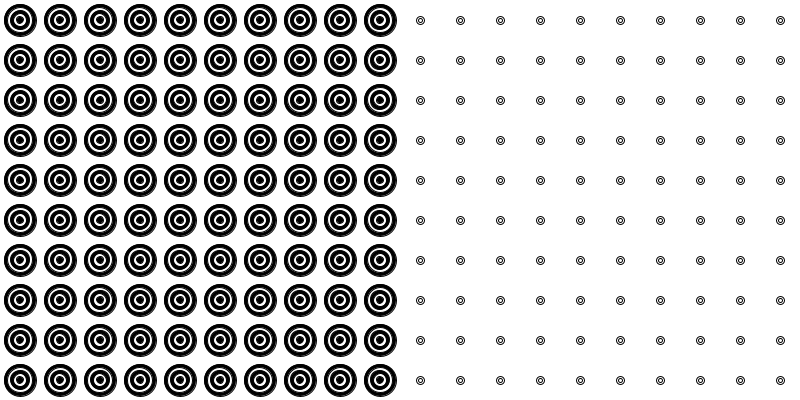
Frame 1 (no input)
Frame 60 (the mouse pressed at the canvas centre just before this capture): identical to frame 1, image omitted
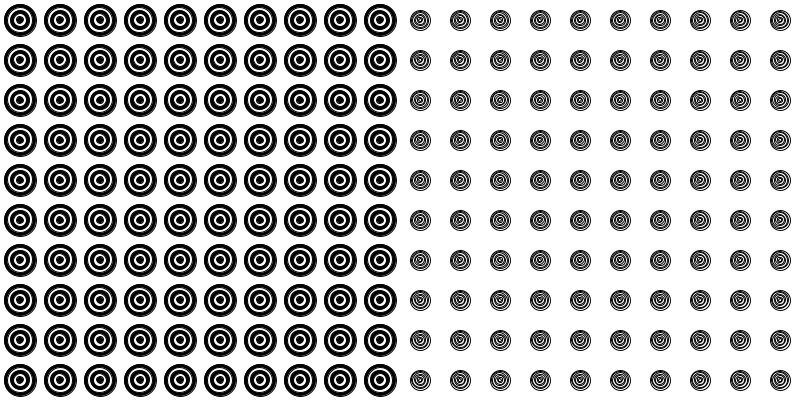
Frame 120 (the mouse held since frame 60 and released just before this capture)

The Processing sketch that drew these frames (run headless with seeded random() and noise(); from frame 60 on, the mouse is pressed at the canvas centre):

// Processing sketch: trabajopractico3
// ── trabajopractico3.pde
int cols = 10;
int rows = 10;
float spacing;
int modo = 1;
boolean randomColors = false;

void setup() {
  size(800, 400);
  spacing = width / 2.0 / cols;
  noFill();
}

void draw() {
  background(255);
  drawReferencePattern();   // Patrón Op Art a la izquierda
  drawInteractiveOpArt();   // Interacción a la derecha
}

// Patrón Op Art estático a la izquierda
void drawReferencePattern() {
  pushMatrix();
  translate(0, 0);

  for (int i = 0; i < cols; i++) {
    for (int j = 0; j < rows; j++) {
      float x = i * spacing + spacing / 2;
      float y = j * spacing + spacing / 2;
      drawStaticRings(x, y, spacing * 0.8, 5);
    }
  }
  popMatrix();
}

// Dibuja círculos concéntricos blancos y negros (solo para el lado izquierdo)
void drawStaticRings(float x, float y, float maxSize, int num) {
  float step = maxSize / num;
  for (int k = 0; k < num; k++) {
    float s = maxSize - k * step;
    if (k % 2 == 0) {
      fill(0);
    } else {
      fill(255);
    }
    stroke(0);
    ellipse(x, y, s, s);
  }
}

// Obra Op Art dinámica
void drawInteractiveOpArt() {
  translate(width / 2, 0);

  int numRings = int(map(mouseY, 0, height, 2, 12));
  float maxSize = map(mouseX, width / 2, width, spacing * 0.5, spacing * 1.2);

  for (int i = 0; i < cols; i++) {
    for (int j = 0; j < rows; j++) {
      float x = i * spacing + spacing / 2;
      float y = j * spacing + spacing / 2;
      drawRings(x, y, maxSize, numRings);
    }
  }
}

// Función que NO retorna valor
void drawRings(float x, float y, float maxSize, int num) {
  float step = ringStep(maxSize, num); // función que sí retorna

  for (int k = 0; k < num; k++) {
    float s = maxSize - k * step;

    stroke(randomColors ? color(random(255), random(255), random(255)) : 0);
    noFill();

    if (modo == 1) {
      ellipse(x, y, s, s);
    } else if (modo == 2) {
      rectMode(CENTER);
      rect(x, y, s, s);
    } else {
      line(x - s/2, y - s/2, x + s/2, y + s/2);
      line(x + s/2, y - s/2, x - s/2, y + s/2);
    }
  }
}

// Función que RETORNA valor
float ringStep(float maxSize, int num) {
  return maxSize / num;
}

// Teclas para cambiar modo y activar efectos
void keyPressed() {
  if (key == '1') modo = 1;
  if (key == '2') modo = 2;
  if (key == '3') modo = 3;
  if (key == 'c' || key == 'C') randomColors = !randomColors;
  if (key == 'r' || key == 'R') resetAll();
}

// Reinicio del programa
void resetAll() {
  modo = 1;
  randomColors = false;
}
// https://youtu.be/VxwjPLZQscY
